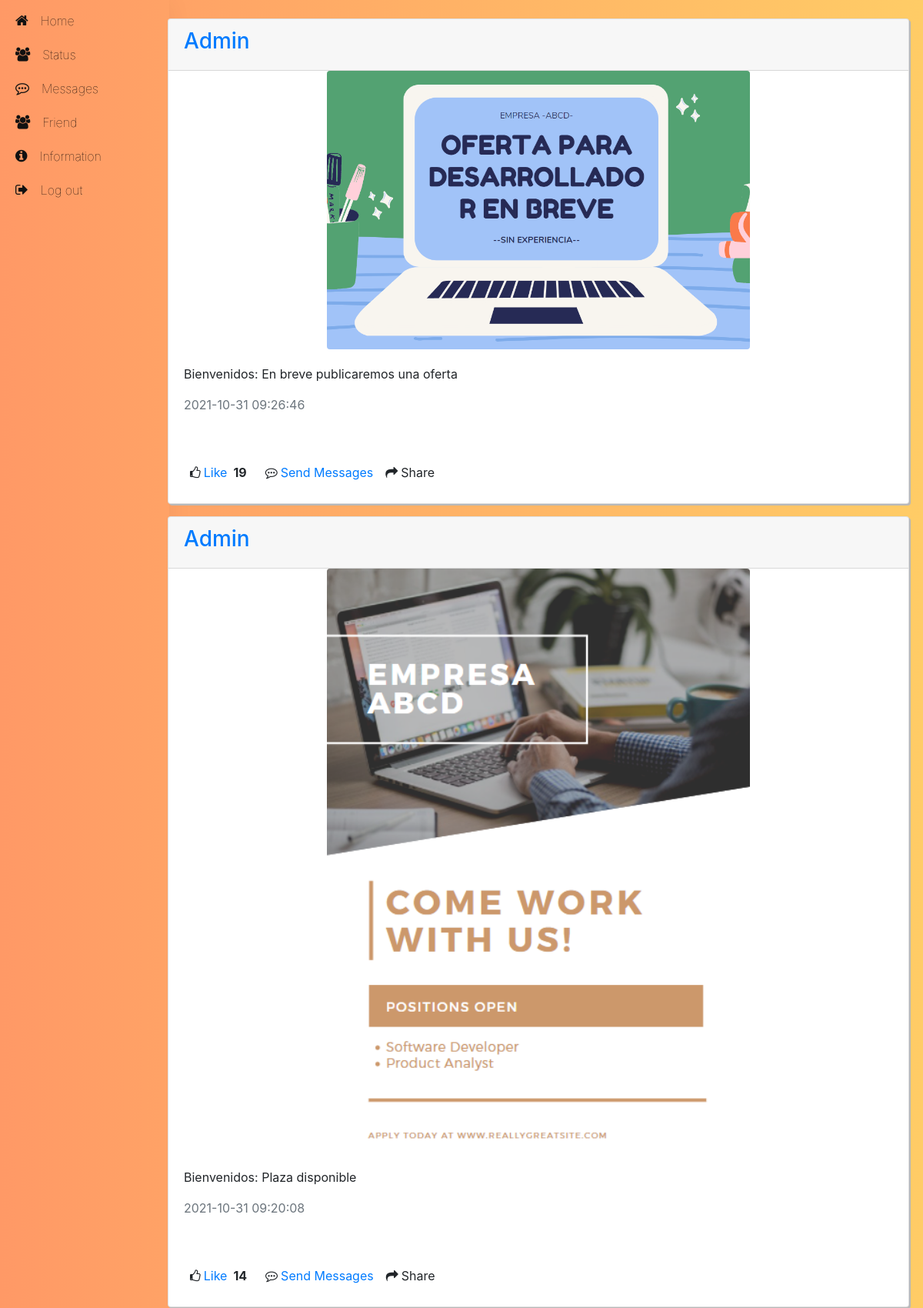
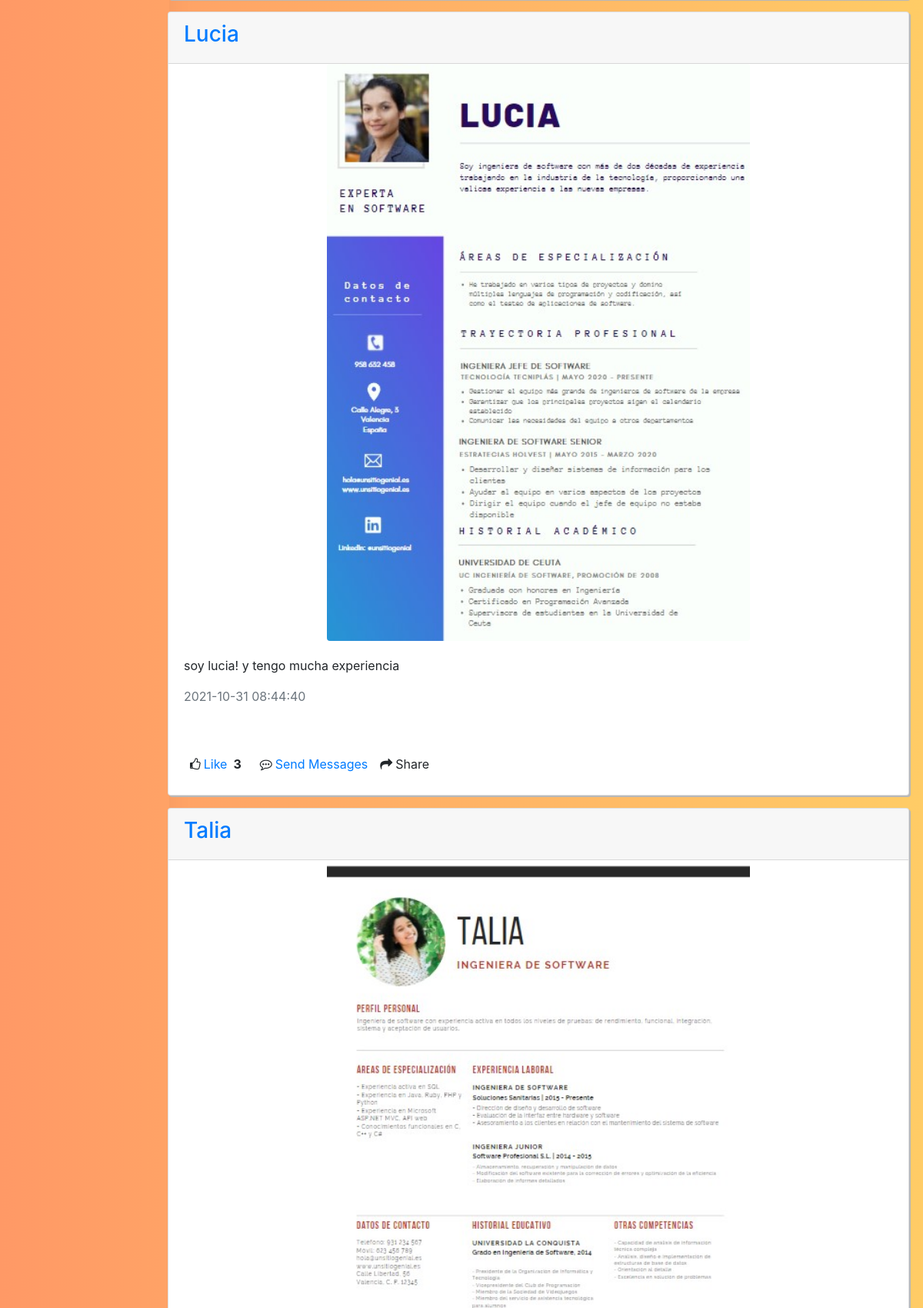
The page /home.php (signed in, upper part) on the database its author committed (2 pictures, top to bottom).
### tables this page shows
CREATE TABLE `likes_post` (
  `id` int(11) NOT NULL,
  `id_user` int(11) NOT NULL,
  `id_post` int(11) NOT NULL,
  `likes` int(11) NOT NULL
);

CREATE TABLE `user` (
  `id` int(11) NOT NULL,
  `name` varchar(50) NOT NULL,
  `email` varchar(50) NOT NULL,
  `birthday` date NOT NULL,
  `password` varchar(255) NOT NULL,
  `phone` varchar(12) NOT NULL,
  `address` varchar(255) NOT NULL,
  `work` varchar(100) NOT NULL,
  `images` varchar(255) NOT NULL,
  `website` varchar(100) NOT NULL,
  `github` varchar(100) NOT NULL,
  `twitter` varchar(100) NOT NULL,
  `instagram` varchar(100) NOT NULL,
  `facebook` varchar(100) NOT NULL,
  `time` timestamp NOT NULL DEFAULT current_timestamp() ON UPDATE current_timestamp(),
  `user_status` int(1) NOT NULL
);

CREATE TABLE `post` (
  `id` int(11) NOT NULL,
  `id_user` int(11) NOT NULL,
  `content` longtext NOT NULL,
  `images` varchar(255) NOT NULL,
  `time` timestamp NOT NULL DEFAULT current_timestamp() ON UPDATE current_timestamp()
);

### session.php (called while the page is built, shortened)
<?php
    $email = $_SESSION['login_user'];
?>

### home.php (the view, shortened to what this page needs)
<?php
    include './session.php';
    $sql = mysqli_query( $conn ,"select * from user where email = '$email' ");
    $row = mysqli_fetch_array($sql,MYSQLI_ASSOC);
?>
<!DOCTYPE html>
<html lang="en">
<head>
    <link rel="stylesheet" href="https://cdnjs.cloudflare.com/ajax/libs/twitter-bootstrap/4.6.0/css/bootstrap.min.css">
    <link rel="stylesheet" href="https://cdnjs.cloudflare.com/ajax/libs/font-awesome/5.15.2/css/all.min.css">
    <link rel="stylesheet" href="css/css.css">
    <link rel="stylesheet" href="https://cdnjs.cloudflare.com/ajax/libs/font-awesome/4.7.0/css/font-awesome.min.css">
</head>
<body>
    <div id="main">
        <div class="container-fluid">
            <div class="row">
            <?php include './template/menu.php'; ?>
                <main role="main" class="col-md-9 ml-sm-auto col-lg-10 px-4">
                    <div class="row p-2">
                        <div class="col-sm-12 p-2">
                            <?php
                                $sql1 = "select post.id_user, name, post.images,post.id, content, likes, post.time from post, user, likes_post where post.id_user = user.id and post.id = likes_post.id_post order by post.time desc";
                                $result = $conn->query($sql1);
                                if ($result->num_rows > 0) {
                                    while($row1 = $result->fetch_assoc()) {
                                        echo "<div class='row p-2'>";
                                            echo "<div class='card mb-6'>";
                                                echo "<div class='card-header'><h3><a href='show_information.php?id=".$row1['id_user']." '>".$row1['name']."</a></h3></div>";
                                                echo '<img src="./images/'.$row1["images"].'" alt='.$row["name"].' width="550" class="rounded mx-auto d-block img-fluid">';
                                                echo "<div class='card-body'>";
                                                    echo "<p class='card-text'>".$row1['content']."</p>";
                                                    echo "<p class='card-text'><p class='text-muted'>".$row1['time']."</p></p>";
                                                echo"</div>";
                                                echo "<div class='card-body'>";
                                                    echo "<div class='bg-white'>";
                                                        echo "<div class='d-flex flex-row fs-12'>";
                                                            echo "<div class='like p-2 cursor'><i class='fa fa-thumbs-o-up'></i><span class='ml-1'><a href='like_post.php?id=".$row1['id']." '>Like</a></span><strong class='m-2'>".$row1['likes']."</strong></div>";
                                                            echo "<div class='like p-2 cursor'><i class='fa fa-commenting-o'></i><span class='ml-1'><a href='messages.php?id=".$row1['id_user']." '>Send Messages</a></span></div>";
                                                            echo "<div class='like p-2 cursor'><i class='fa fa-share'></i><span class='ml-1'>Share</span></div>";
                                                        echo"</div>";
                                                    echo"</div>";
                                                echo"</div>";
                                             echo"</div>";
                                        echo"</div>";
                                        }
                                    }
                                ?>
                        </div>
                    </div>
                </main>
            </div>
        </div>
    </div>
</body>
</html>

### css/css.css (style rules this page uses)
* { margin: 0; padding: 0; }
body { font-family: "Hind Vadodara", -apple-system, BlinkMacSystemFont, Segoe UI, Helvetica Neue, Arial, sans-serif; margin: 0; padding: 0; background: linear-gradient(to right, #ff9966, #ffcc66); }
.card { min-width: 100% !important; box-shadow: 2px 2px #b8b8b8 !important; }

### home.php (style rules this page uses)
.like.p-2.cursor { cursor: pointer !important; }

### rows shown on the page
likes_post: id_user.name "Admin", id_post.images (picture), id_post.content "Bienvenidos: En breve publicaremos una oferta", id_post.time "2021-10-31 09:26:46", likes "19"
likes_post: id_user.name "Admin", id_post.images (picture), id_post.content "Bienvenidos: Plaza disponible", id_post.time "2021-10-31 09:20:08", likes "14"
likes_post: id_user.name "Lucia", id_post.images (picture), id_post.content "soy lucia! y tengo mucha experiencia", id_post.time "2021-10-31 08:44:40", likes "3"
likes_post: user.name "Talia", id_post.images (picture)
